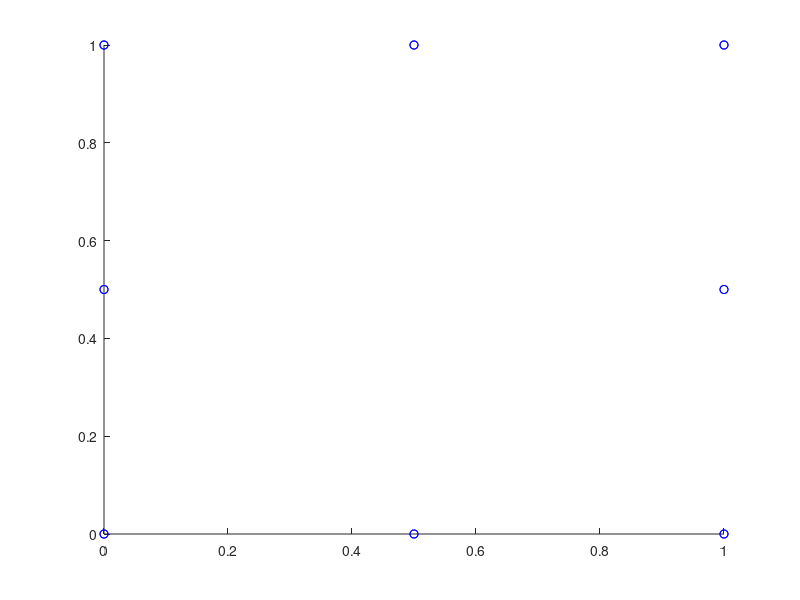

The MATLAB source for this figure: (Note: this script raises an error after producing the figure.)
clc
clear
close

% Elemen type
meltyp=20;

% % Enter the mapped coordinates
% q1=1;q2=1;q3=1;



% Enter the nodal coordinates
% Nodal coordinates (27 node brick)
x(1)=0;y(1)=0;z(1)=0;
x(2)=1;y(2)=0;z(2)=0;
x(3)=1;y(3)=1;z(3)=0;
x(4)=0;y(4)=1;z(4)=0;
x(5)=0;y(5)=0;z(5)=1;
x(6)=1;y(6)=0;z(6)=1;
x(7)=1;y(7)=1;z(7)=1;
x(8)=0;y(8)=1;z(8)=1;
x(9)=0.5;y(9)=0;z(9)=0;
x(10)=1;y(10)=0.5;z(10)=0;
x(11)=0.5;y(11)=1;z(11)=0;
x(12)=0;y(12)=0.5;z(12)=0;
x(13)=0.5;y(13)=0;z(13)=1;
x(14)=1;y(14)=0.5;z(14)=1;
x(15)=0.5;y(15)=1;z(15)=1;
x(16)=0;y(16)=0.5;z(16)=1;
x(17)=0;y(17)=0;z(17)=0.5;
x(18)=1;y(18)=0;z(18)=0.5;
x(19)=1;y(19)=1;z(19)=0.5;
x(20)=0;y(20)=1;z(20)=0.5;
% % Next nodes are for 27 node brick (nodes on the face center)
% x(21)=0;y(21)=0.5;z(21)=0.5;
% x(22)=1;y(22)=0.5;z(22)=0.5;
% x(23)=0.5;y(23)=1;z(23)=0.5;
% x(24)=0.5;y(24)=0;z(24)=0.5;
% x(25)=0.5;y(25)=0.5;z(25)=0;
% x(26)=0.5;y(26)=0.5;z(26)=1;
% x(27)=0.5;y(27)=0.5;z(27)=0.5;
% % Nodal coordinates (10 node tet)
% x(1)=0;y(1)=0;z(1)=0;
% x(2)=1;y(2)=0;z(2)=0;
% x(3)=0;y(3)=1;z(3)=0;
% x(4)=0;y(4)=0;z(4)=1;
% x(5)=0.5;y(5)=0;z(5)=0;
% x(6)=0;y(6)=0.5;z(6)=0;
% x(7)=0;y(7)=0;z(7)=0.5;
% x(8)=0.5;y(8)=0.5;z(8)=0;
% x(9)=0;y(9)=0.5;z(9)=0.5;
% x(10)=0.5;y(10)=0.5;z(10)=0;

% Plot the element using shape functions
figure
hold on
plot3(x,y,z,'bo')

% Loop for checking the nodal coordinates (27 node brick)
for q1=0:0.5:1
    for q2=0:0.5:1
        for q3=0:0.5:1

%            % necessary for tet element 
%            if q1+q2+q3<=1
            
                for n=1:meltyp
                    % Value of the shape function
                    sf=sfn3d(q1,q2,q3,n,meltyp);
                    N(n)=sf;
                end

                % Multiply the shape function values to find the coordinates of the
                % position corresponding to the inputted values of q1, q2, q3.
                x1=N*x';
                y1=N*y';
                z1=N*z';

                % Plot the coordinates for checking
                plot3(x1,y1,z1,'r*');
                pause
%             end
            
        end
    end
end
